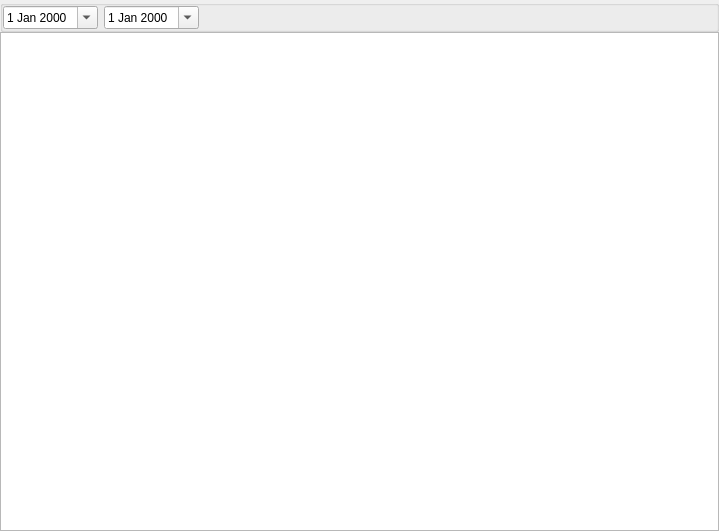
<?xml version="1.0" encoding="UTF-8"?>
<ui version="4.0">
 <class>TreeWidgetOrder</class>
 <widget class="QWidget" name="TreeWidgetOrder">
  <property name="geometry">
   <rect>
    <x>0</x>
    <y>0</y>
    <width>719</width>
    <height>531</height>
   </rect>
  </property>
  <property name="windowTitle">
   <string/>
  </property>
  <layout class="QGridLayout" name="gridLayout">
   <property name="leftMargin">
    <number>0</number>
   </property>
   <property name="topMargin">
    <number>0</number>
   </property>
   <property name="rightMargin">
    <number>0</number>
   </property>
   <property name="bottomMargin">
    <number>0</number>
   </property>
   <property name="spacing">
    <number>0</number>
   </property>
   <item row="1" column="0">
    <widget class="QTreeView" name="treeViewOrder"/>
   </item>
   <item row="0" column="0">
    <widget class="QGroupBox" name="groupBoxTreeWidget_2">
     <property name="title">
      <string/>
     </property>
     <layout class="QHBoxLayout" name="horizontalLayout_2">
      <property name="leftMargin">
       <number>0</number>
      </property>
      <property name="topMargin">
       <number>0</number>
      </property>
      <property name="rightMargin">
       <number>0</number>
      </property>
      <property name="bottomMargin">
       <number>0</number>
      </property>
      <item>
       <widget class="QDateEdit" name="dateEditStart">
        <property name="calendarPopup">
         <bool>true</bool>
        </property>
       </widget>
      </item>
      <item>
       <widget class="QDateEdit" name="dateEditEnd">
        <property name="calendarPopup">
         <bool>true</bool>
        </property>
       </widget>
      </item>
      <item>
       <spacer name="horizontalSpacer_3">
        <property name="orientation">
         <enum>Qt::Orientation::Horizontal</enum>
        </property>
        <property name="sizeHint" stdset="0">
         <size>
          <width>516</width>
          <height>17</height>
         </size>
        </property>
       </spacer>
      </item>
     </layout>
    </widget>
   </item>
  </layout>
 </widget>
 <resources/>
 <connections/>
</ui>
